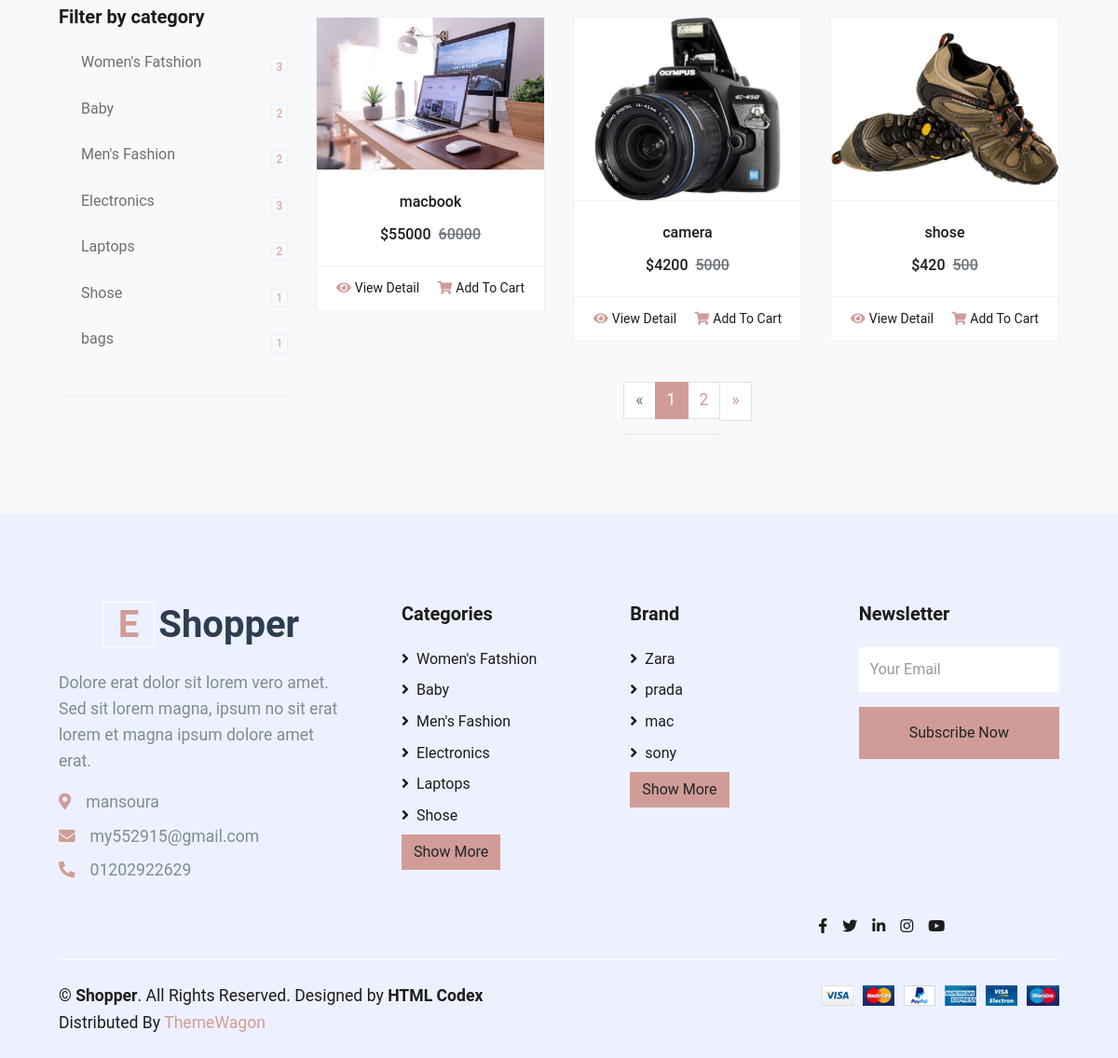
The page /product/ (lower part) on the database as committed earlier.
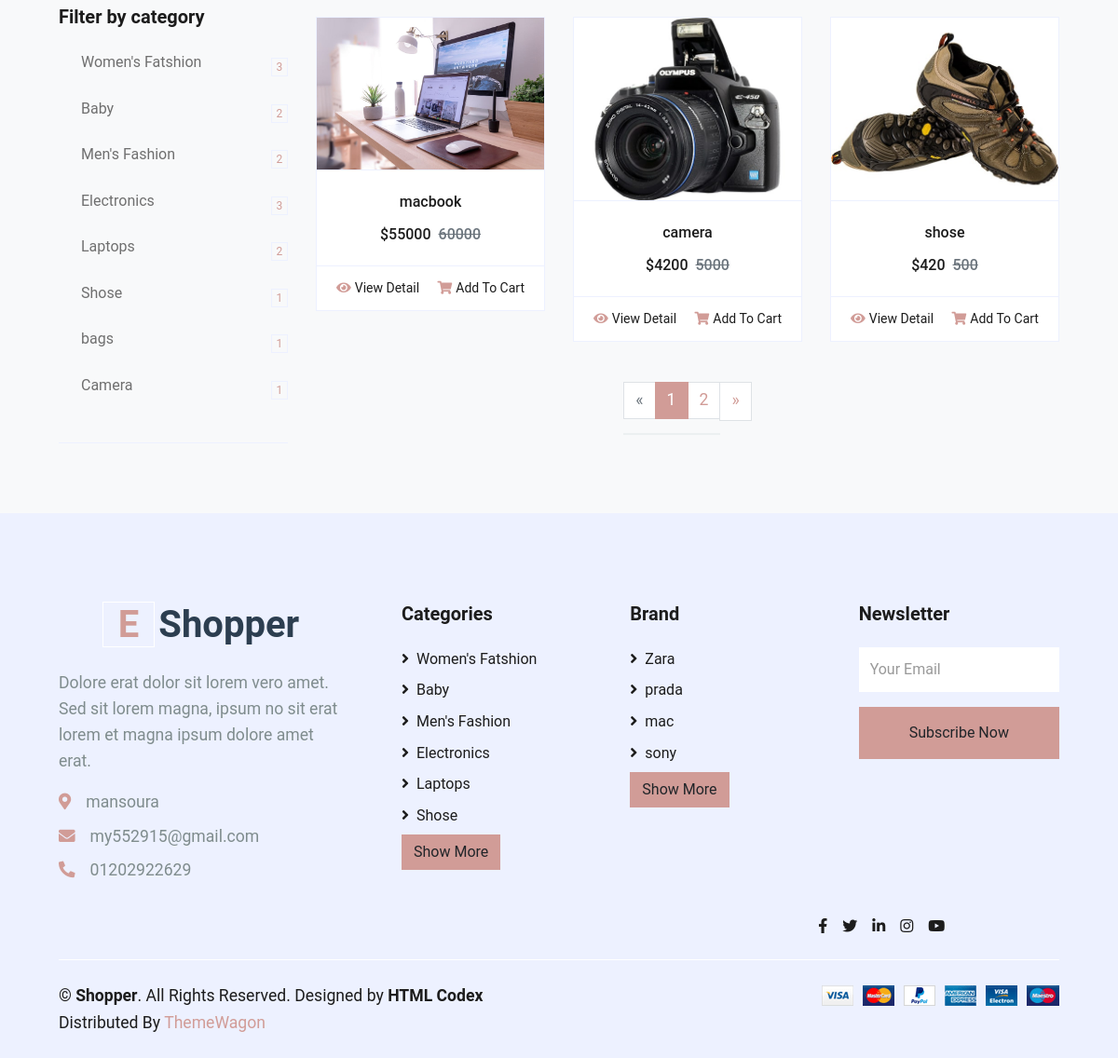
The same page on the database as committed later.
### product/models.py (models this page shows, shortened)
class ProductCategory(models.Model):
    name = models.CharField(max_length=60)
    image = models.ImageField(upload_to='categoryimages/')
    def __str__(self):
        return self.name

class Product(models.Model):
    name = models.CharField(max_length=100)
    image = models.ImageField(upload_to='product/')
    price = models.IntegerField(default=0)
    discount = models.IntegerField(default=0)
    description = models.TextField(max_length=10000)
    created_at = models.DateTimeField( default=timezone.now)
    category = models.ManyToManyField('ProductCategory',related_name='product_category',verbose_name=('category'),  default="")
    PRDBrand = models.ForeignKey('settings.Brand' ,related_name='product_brand', on_delete=models.CASCADE , blank=True, null=True ,verbose_name=_("Brand "))
    color = models.ManyToManyField('Color',related_name='product_color',null=True,blank=True)
    size = models.ManyToManyField('Size',related_name='product_size',null=True,blank=True)
    slug = models.SlugField(null=True,blank=True)
    def get_absolute_url(self):
        return reverse("product:product_detail", kwargs={"slug": self.slug})

### settings/models.py (models this page shows, shortened)
class Info(models.Model):
    site_name = models.CharField( max_length=50)
    description = models.TextField(max_length=1000)
    phone = models.CharField( max_length=30 , null=True, blank=True)
    email = models.EmailField( max_length=254 , null=True, blank=True)
    address = models.CharField( max_length=50 , null=True, blank=True)
    image = models.ImageField(upload_to='settings/', null=True, blank=True )
    fb_link = models.URLField( max_length=200)
    twitter_link = models.URLField( max_length=200)
    instagram_link = models.URLField( max_length=200)

class Brand(models.Model):
    BRDName = models.CharField(max_length=40)
    image = models.ImageField(upload_to='product/',blank=True, null=True)
    BRDDesc = models.TextField(blank=True, null=True)
    class Meta:
        verbose_name = _("Brand")
        verbose_name_plural = _("Brands")
    def __str__(self):
        return self.BRDName

### product/views.py (the view)
# urls.py: path('',views.ProductList.as_view(),name='product_list'),
class ProductList(ListView):
    model = Product
    paginate_by = 9
    def get_context_data(self, **kwargs):
        context = super().get_context_data(**kwargs)
        context["categories"] = ProductCategory.objects.all().annotate(product_count=Count('product_category'))
        context["sizes"] = Size.objects.all().annotate(product_count=Count('product_size'))
        context["colors"] = Color.objects.all().annotate(product_count=Count('product_color'))
        return context
    def get_queryset(self) :
        name = self.request.GET.get('q','')
        object_list = Product.objects.filter(
            Q(name__icontains = name) |
            Q(description__icontains = name)
        )
        return object_list

### product/models.py (called while the page is built)
    def __str__(self):
        return str(self.name)

    def __str__(self):
        return str(self.name)

### product/templates/product/product_list.html (shortened to what this page needs)
{% extends 'base.html' %}
{% load static %}
{% block body %}
<div class="container-fluid pt-5">
    <div class="row px-xl-5">
        <div class="col-lg-3 col-md-12">
            <div class="border-bottom mb-4 pb-4">
                <h5 class="font-weight-semi-bold mb-4">Filter by category</h5>
                {% for category in categories %}
                <div class="custom-control custom-checkbox d-flex align-items-center justify-content-between mb-3">
                    <label>{{category}}</label>
                    <a href="{% url 'product:product_by_category' category %}"><span
                            class="badge border font-weight-normal">{{category.product_count}}</span></a>
                </div>
                {% endfor %}
            </div>
        </div>
        <div class="col-lg-9 col-md-12">
            <div class="row pb-3">
                {% for product in object_list  %}
                <div class="col-lg-4 col-md-6 col-sm-12 pb-1">
                    <div class="card product-item border-0 mb-4">
                        <div
                            class="card-header product-img position-relative overflow-hidden bg-transparent border p-0">
                            <img class="img-fluid w-100" src="{{product.image.url}}" alt="">
                        </div>
                        <div class="card-body border-left border-right text-center p-0 pt-4 pb-3">
                            <h6 class="text-truncate mb-3">{{product.name}}</h6>
                            <div class="d-flex justify-content-center">
                                {% if product.discount > 0 %}
                                <h6>${{product.discount}}</h6>
                                <h6 class="text-muted ml-2"><del>{{product.price}}</del></h6>
                                {% else %}
                                <h6>${{product.price}}</h6>
                                {% endif %}
                            </div>
                        </div>
                        <div class="card-footer d-flex justify-content-between bg-light border">
                            <a href="{{product.get_absolute_url}}" class="btn btn-sm text-dark p-0"><i
                                    class="fas fa-eye text-primary mr-1"></i>View
                                Detail</a>
                            <a href="{%url 'product:add-to-cart' product.id  %}" class="btn btn-sm text-dark p-0"><i
                                    class="fas fa-shopping-cart text-primary mr-1"></i>Add To Cart</a>
                        </div>
                    </div>
                </div>
                {% endfor %}
                {% if is_paginated %}
                <div class="col-12 pb-1">
                    <nav aria-label="Page navigation">
                        <ul class="pagination justify-content-center mb-3">
                            <li class="page-item disabled">
                                {% if page_obj.has_previous %}
                            <li class="page-item">
                                <a class="page-link" href="?page={{page_obj.previous_page_number}}" aria-label="Next">
                                    <span aria-hidden="true">&laquo;</span>
                                    <span class="sr-only">Previous</span>
                                </a>
                            </li>
                            {% else %}
                            <a class="page-link" aria-label="Previous">
                                <span aria-hidden="true">&laquo;</span>
                            </a>
                            {% endif %}
                            </li>
                            {% for i in paginator.page_range  %}
                            {% if page_obj.number == i%}
                            <li class="page-item active"><a class="page-link" href="#">{{i}}</a></li>
                            {% else %}
                            <li class="page-item"><a class="page-link" href="?page={{i}}">{{i}}</a></li>
                            {% endif %}
                            {% endfor %}
                            {% if page_obj.has_next %}
                            <li class="page-item">
                                <a class="page-link" href="?page={{page_obj.next_page_number}}" aria-label="Next">
                                    <span aria-hidden="true">&raquo;</span>
                                </a>
                            </li>
                            {% else %}
                            <div class="page-link" aria-label="Next">
                                <span aria-hidden="true">&raquo;</span>
                                <span class="sr-only">Next</span>
                            </div>
                            {% endif %}
                        </ul>
                    </nav>
                </div>
                {% endif %}
            </div>
        </div>
    </div>
</div>
{% endblock body %}

### templates/base.html (shortened to what this page needs)
{% load static %}
<!DOCTYPE html>
<html lang="en">
<head>
    <link href="https://cdnjs.cloudflare.com/ajax/libs/font-awesome/5.10.0/css/all.min.css" rel="stylesheet">
    <link href="{% static 'lib4/owlcarousel/assets/owl.carousel.min.css'%}" rel="stylesheet">
    <link href="{% static 'css4/style.css'%}" rel="stylesheet">
    <link rel="stylesheet" href="{% static 'css4/cart.css' %}">
    <link rel="stylesheet" href="{% static 'css4/checkout.css' %}">
</head>
<body>
        {% block body %}
        {% endblock body %}
        <div class="container-fluid bg-secondary text-dark mt-5 pt-5">
            <div class="row px-xl-5 pt-5">
                <div class="col-lg-4 col-md-12 mb-5 pr-3 pr-xl-5">
                    <a href="" class="text-decoration-none">
                        <h1 class="mb-4 display-5 font-weight-semi-bold"><span
                                class="text-primary font-weight-bold border border-white px-3 mr-1">E</span>{{myfooter.site_name}}
                        </h1>
                    </a>
                    <p>{{myfooter.description}}</p>
                    <p class="mb-2"><i class="fa fa-map-marker-alt text-primary mr-3"></i>{{myfooter.address}}</p>
                    <p class="mb-2"><i class="fa fa-envelope text-primary mr-3"></i>{{myfooter.email}}</p>
                    <p class="mb-0"><i class="fa fa-phone-alt text-primary mr-3"></i>{{myfooter.phone}}</p>
                </div>
                <div class="col-lg-8 col-md-12">
                    <div class="row">
                        <div class="col-md-4 mb-5">
                            <h5 class="font-weight-bold text-dark mb-4">Categories</h5>
                            <div class="d-flex flex-column justify-content-start">
                                {% for category in categories_footer %}
                                <a class="text-dark mb-2" href="{% url 'product:product_by_category' category %}"><i
                                        class="fa fa-angle-right mr-2"></i>{{category}}</a>
                                {% endfor %}
                                <a href="{% url 'settings:category_list'  %}"><button type="button"
                                        class="btn btn-primary">Show
                                        More</button></a>
                            </div>
                        </div>
                        <div class="col-md-4 mb-5">
                            <h5 class="font-weight-bold text-dark mb-4">Brand</h5>
                            <div class="d-flex flex-column justify-content-start">
                                {% for brand in brands_footer  %}
                                <a class="text-dark mb-2" href="{%url 'product:product_by_brand' brand%}"><i
                                        class="fa fa-angle-right mr-2"></i>{{brand}}</a>
                                {% endfor %}
                                <a href="{% url 'settings:brand_list'  %}"><button type="button"
                                        class="btn btn-primary">Show
                                        More</button></a>
                            </div>
                        </div>
                        <div id="main_form_div" class="col-md-4 mb-5">
                            <h5 class="font-weight-bold text-dark mb-4">Newsletter</h5>
                            <form id="newsletters_form" action="{% url 'home:newsletter' %}  method=" POST"">
                                <div class="form-group">
                                    <input type="email" name="emailinput" class="form-control border-0 py-4"
                                        placeholder="Your Email" required="required" />
                                </div>
                                <div>
                                    <button class="btn btn-primary btn-block border-0 py-3" type="submit">Subscribe
                                        Now</button>
                                </div>
                            </form>
                        </div>
                        <div class="col-lg-6 text-center text-lg-right">
                            <div class="d-inline-flex align-items-center">
                                <a class="text-dark px-2" href="{{myfooter.fb_link}}">
                                    <i class="fab fa-facebook-f"></i>
                                </a>
                                <a class="text-dark px-2" href="{{myfooter.twitter_link}}">
                                    <i class="fab fa-twitter"></i>
                                </a>
                                <a class="text-dark px-2" href="">
                                    <i class="fab fa-linkedin-in"></i>
                                </a>
                                <a class="text-dark px-2" href="">
                                    <i class="fab fa-instagram"></i>
                                </a>
                                <a class="text-dark pl-2" href="">
                                    <i class="fab fa-youtube"></i>
                                </a>
                            </div>
                        </div>
                    </div>
                </div>
            </div>
            <div class="row border-top border-light mx-xl-5 py-4">
                <div class="col-md-6 px-xl-0">
                    <p class="mb-md-0 text-center text-md-left text-dark">
                        &copy; <a class="text-dark font-weight-semi-bold" href="#">{{myfooter.site_name}}</a>. All
                        Rights
                        Reserved.
                        Designed
                        by
                        <a class="text-dark font-weight-semi-bold" href="https://htmlcodex.com">HTML Codex</a><br>
                        Distributed By <a href="https://themewagon.com" target="_blank">ThemeWagon</a>
                    </p>
                </div>
                <div class="col-md-6 px-xl-0 text-center text-md-right">
                    <img class="img-fluid" src="img/payments.png" alt="">
                </div>
            </div>
        </div>
</body>
</html>

### static/css4/checkout.css (style rules this page uses)
body { font-family: 'Roboto', sans-serif; background-color: #f8f9fa; margin: 0; padding: 0; line-height: 1.6; }
h1 { text-align: center; margin-bottom: 30px; color: #2c3e50; font-weight: 600; }
p { color: #7f8c8d; font-size: 1.1em; }
ul { list-style-type: none; padding: 0; }
li { padding: 15px 0; border-bottom: 2px solid #ecf0f1; display: flex; justify-content: space-between; font-size: 1.1em; }
li:last-child { border-bottom: none; }

Rows that differ between the two databases and show on the page:
added ProductCategory: name "Camera", product_count "1", shown under "Filter by category"
